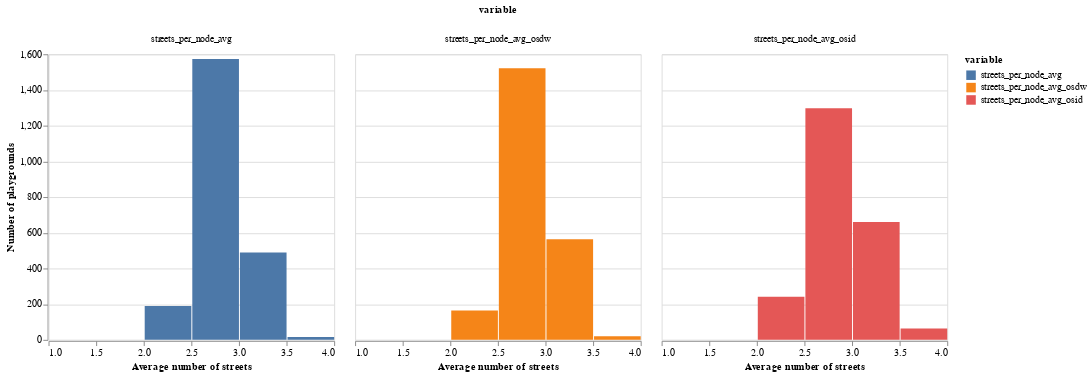

Notebook code for this chart:
### Code cell
# Visualizing the average number of streets that emanate from each node
# for bike paths, walk paths, and driving routes

plot_street_networks(['streets_per_node_avg', 
                      'streets_per_node_avg_osdw', 
                      'streets_per_node_avg_osid'],'Average number of streets')

### Figure 1 — Vega-Lite specification as saved in the notebook (floating-point values rounded to 4 significant figures; data arrays with more than 128 entries replaced by an {"elided": "..."} marker saying what was removed)
{"config": {"view": {"continuousWidth": 400, "continuousHeight": 300}}, "data": {"name": "data-e0b1989763c6e072ee2afdefc522d480"}, "facet": {"column": {"type": "nominal", "field": "variable"}}, "spec": {"mark": "bar", "encoding": {"color": {"type": "nominal", "field": "variable"}, "x": {"type": "quantitative", "bin": true, "field": "value", "title": "Average number of streets"}, "y": {"type": "quantitative", "aggregate": "count", "title": "Number of playgrounds"}}, "width": 300}, "$schema": "https://vega.github.io/schema/vega-lite/v4.8.1.json", "datasets": {"data-e0b1989763c6e072ee2afdefc522d480": {"elided": "7518 records"}}}
